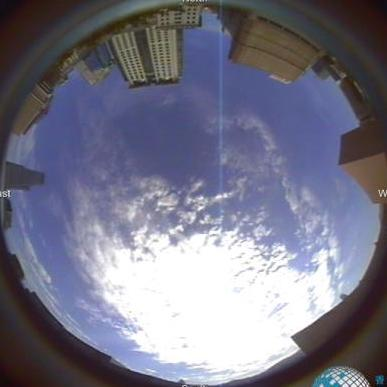
#> input picture cloud_extract/asc_hksm_h12m50-cropped.jpg, 387 x 387 px
$ python cloud_extract.py
#> lines starting #> are read from the running program, lines starting #| are printed output that depends on the picture; after the words box and inside, x2 and y2 are one past the last pixel; in counts of white or black regions, pixels touching at a corner belong together
# # Cloud extraction idea
# Mark pixels within a certain colour range.

import cv2

#img = cv2.imread('asc_hksm_h12m50-cropped.jpg')
img = cv2.imread('asc_hksm_h12m50-cropped.jpg')
#> img is the input picture: shape (387, 387, 3); mean B, G, R 134.1, 116.6, 117.1

#img.shape

from matplotlib import pyplot as plt
import numpy as np

#plt.imshow(cv2.cvtColor(img, cv2.COLOR_BGR2RGB))

colour_ranges=[([75,75,100],[255,255,255]),([192,192,192],[255,255,255])]

print(img[0,0])
#| [23 12 20]
print(img.shape)
#| (387, 387, 3)
window_name = "Image and result"
for (lower, upper) in colour_ranges:
     lower = np.array(lower, dtype = "uint8")
     upper = np.array(upper, dtype = "uint8")
     mask = cv2.inRange(img, lower, upper)
     masked=0
     output = cv2.bitwise_and(img, img, mask = mask)
     cv2.imshow(window_name, np.hstack([img, output]))
     cv2.waitKey(0)
     cv2.destroyWindow(window_name)
#> this loop made 2 passes
#> pass 1, `mask = cv2.inRange(img, lower, upper)`:
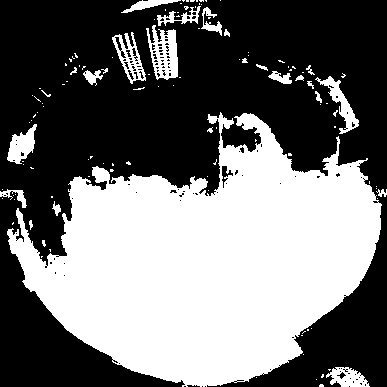
#> mask: shape (387, 387); 44.2% white; 120 white regions (95 under 20 px), largest, box (x1, y1, x2, y2) and area: (7, 112, 382, 387) 60516, (146, 25, 178, 80) 1031, (315, 76, 359, 134) 676
#> pass 1, `output = cv2.bitwise_and(img, img, mask = mask)`:
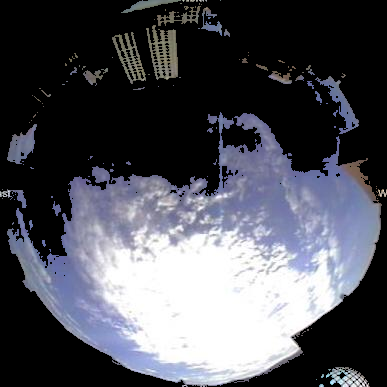
#> output: shape (387, 387, 3); mean B, G, R 87.5, 79.4, 78.1
#> pass 1, `cv2.imshow(window_name, np.hstack([img, output]))`:
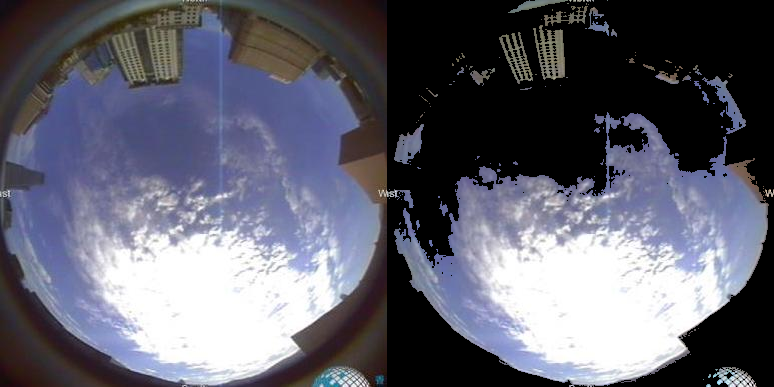
#> window 'Image and result': shape (387, 774, 3); mean B, G, R 110.8, 98, 97.6
#> pass 2, `mask = cv2.inRange(img, lower, upper)`:
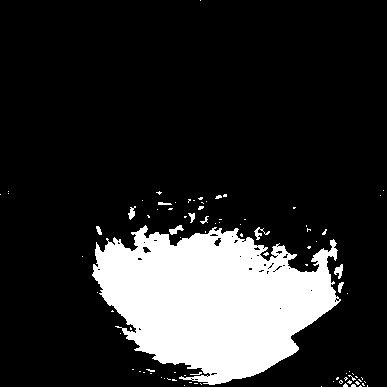
#> mask: shape (387, 387); 17.6% white; 89 white regions (79 under 20 px), largest, box (x1, y1, x2, y2) and area: (92, 225, 341, 385) 25542, (334, 264, 343, 279) 76, (169, 225, 184, 235) 71
